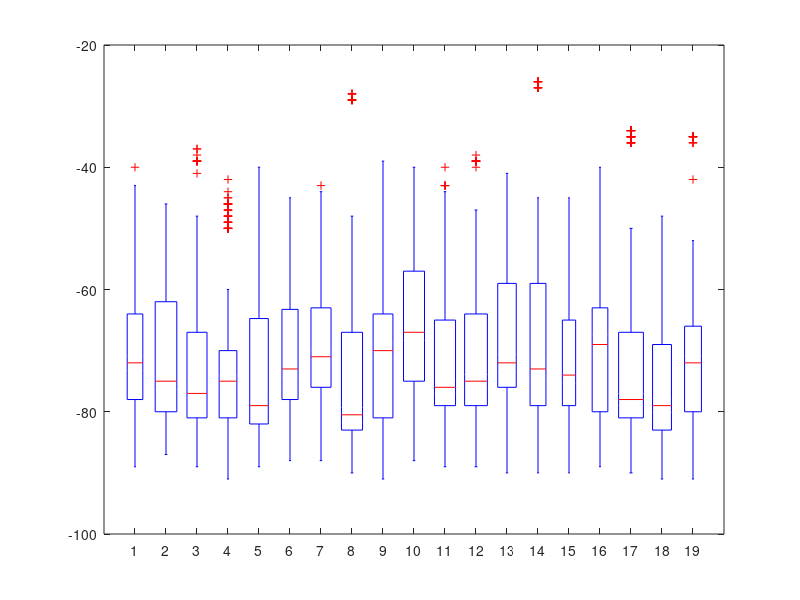

This figure's MATLAB source: (Note: this script raises an error after producing the figure.)
exp = "RSSI online TWIST small 02";
x = [17.59,16.12,17.56,14.48,11.57,20.71,9.81,11.57,5.16,3.51,8.48,5.39,2.02,30.28,23.9,26.53,22.08,26.68,2.17];
y = [10.95,9.02,5.06,10.95,5.06,1.65,9.02,1.89,10.94,9.02,1.93,5.06,10.98,1.67,1.67,5.39,9.02,9.03,4.98];
z = [70.76,70.42,72.22,73.29,72.03,71.85,68.77,73.73,70.74,65.88,72.16,71.37,69.46,69.42,70.93,68.6,73.08,75.09,70.66];
variance = [97,2,124,2,133,2,112,2,202,2,95,2,105,2,190,2,149,2,131,2,124,2,126,2,146,2,185,2,131,2,163,2,184,2,136,2,141,2];
rssi1 = [-60,-56,-65,-61,-61,-61,-62,-62,-62,-62,-65,-65,-60,-60,-64,-61,-62,-63,-63,-63,-62,-63,-65,-65,-61,-57,-64,-61,-62,-63,-63,-63,-63,-63,-64,-65,-74,-74,-74,-89,-87,-89,-89,-89,-89,-89,-89,-88,-71,-74,-69,-72,-71,-70,-72,-70,-70,-70,-71,-70,-63,-63,-66,-61,-55,-60,-56,-56,-60,-56,-56,-56,-80,-80,-80,-80,-80,-80,-80,-80,-80,-80,-80,-80,-80,-80,-80,-80,-80,-80,-80,-80,-80,-80,-73,-71,-75,-69,-71,-72,-72,-71,-72,-70,-72,-72,-54,-48,-59,-55,-54,-51,-55,-54,-54,-54,-54,-54,-62,-63,-64,-68,-62,-63,-63,-63,-63,-63,-62,-63,-44,-40,-52,-44,-44,-43,-44,-44,-43,-43,-44,-44,-81,-76,-74,-71,-72,-72,-72,-72,-71,-72,-72,-72,-82,-76,-76,-72,-72,-72,-72,-72,-72,-72,-72,-72,-82,-76,-74,-72,-72,-72,-72,-72,-71,-72,-72,-72,-88,-88,-88,-88,-88,-88,-88,-88,-88,-88,-79,-77,-77,-75,-75,-78,-79,-78,-81,-78,-78,-78,-77,-73,-74,-75,-75,-76,-75,-76,-75,-76,-75,-76,-72,-70,-77,-64,-71,-71,-71,-71,-71,-70,-71,-71,-70,-66,-66,-66,-73,-70,-70,-70,-70,-70,-73,-73,-70,-65,-66,-65,-73,-70,-70,-71,-71,-70,-74,-74,-70,-66,-66,-66,-74,-70,-70,-71,-70,-70,-74,-73,-62,-60,-58,-57,-65,-66,-63,-65,-66,-65,-65,-65,-78,-83,-81,-79,-79,-79,-79,-79,-79,-80,-79,-79,-76,-77,-77,-78,-78,-80,-80,-80,-81,-79,-80,-80,-76,-77,-77,-78,-78,-81,-80,-80,-81,-79,-79,-79,-77,-77,-78,-78,-78,-80,-80,-80,-81,-79,-80,-79];
rssi2 = [-80,-80,-80,-80,-80,-80,-80,-80,-80,-80,-75,-77,-77,-76,-77,-77,-77,-75,-78,-77,-75,-75,-75,-76,-77,-77,-77,-77,-77,-76,-77,-77,-77,-77,-75,-77,-77,-77,-78,-78,-78,-76,-77,-77,-75,-75,-52,-52,-51,-51,-51,-51,-51,-52,-51,-51,-52,-51,-51,-52,-50,-51,-50,-49,-49,-52,-52,-52,-51,-51,-52,-52,-51,-51,-50,-51,-52,-51,-51,-51,-52,-51,-81,-82,-81,-81,-81,-81,-81,-81,-82,-82,-82,-82,-62,-61,-62,-62,-62,-62,-62,-62,-62,-62,-62,-82,-81,-81,-81,-80,-81,-81,-81,-82,-81,-81,-81,-80,-80,-80,-80,-80,-80,-81,-80,-80,-81,-81,-54,-54,-62,-48,-54,-53,-53,-48,-52,-53,-56,-66,-84,-85,-85,-84,-85,-86,-86,-85,-84,-85,-85,-84,-76,-77,-77,-76,-75,-75,-75,-75,-75,-75,-74,-74,-74,-74,-76,-76,-76,-75,-75,-75,-75,-76,-75,-75,-76,-76,-75,-75,-75,-74,-75,-75,-75,-75,-78,-80,-80,-81,-80,-81,-81,-81,-82,-81,-81,-81,-53,-55,-53,-51,-53,-53,-52,-54,-54,-54,-53,-49,-73,-73,-72,-73,-73,-73,-73,-73,-73,-73,-74,-74,-47,-62,-48,-50,-48,-47,-46,-48,-48,-48,-48,-47,-81,-81,-81,-81,-81,-81,-81,-81,-81,-81,-81,-87,-87,-87,-87,-87,-87,-87,-87,-87,-87,-60,-62,-61,-60,-60,-60,-60,-60,-61,-61,-61,-62,-60,-62,-61,-60,-60,-60,-60,-60,-62,-61,-61,-62,-60,-62,-61,-60,-60,-60,-60,-60,-61,-62,-61,-61,-69,-70,-69,-71,-69,-74,-70,-70,-67,-69,-69,-70,-83,-82,-83,-82,-83,-83,-82,-83,-83,-83,-83,-83,-81,-81,-81,-81,-81,-81,-81,-81,-81,-81,-80,-81,-81,-81,-81,-81,-81,-81,-81,-81,-81,-81,-81,-81,-80,-80,-81,-81,-80,-82,-80,-81,-76,-76,-76,-76,-76,-76,-76,-76,-76,-78,-77,-77,-76,-76,-77,-76,-76,-77,-76,-76,-77,-77,-77,-77,-76,-76,-76,-77,-76,-76,-76,-77,-76,-78,-77,-78,-62,-62,-62,-63,-62,-63,-61,-62,-62,-62,-62,-62,-72,-72,-70,-71,-70,-70,-69,-70,-73,-71,-71,-71,-66,-64,-63,-63,-63,-63,-63,-64,-68,-64,-64,-64,-61,-63,-64,-63,-63,-64,-64,-64,-63,-64,-61,-61,-61,-63,-63,-64,-63,-64,-64,-64,-64,-64,-61,-61];
rssi3 = [-83,-86,-86,-86,-87,-86,-86,-86,-86,-86,-86,-86,-76,-77,-77,-77,-77,-80,-78,-78,-78,-79,-68,-68,-68,-68,-69,-68,-67,-68,-68,-69,-70,-69,-68,-68,-68,-69,-69,-67,-67,-67,-67,-67,-67,-67,-68,-68,-68,-68,-68,-68,-69,-68,-69,-70,-69,-68,-69,-67,-68,-68,-69,-68,-68,-68,-69,-68,-71,-48,-48,-50,-49,-50,-50,-50,-49,-50,-49,-54,-54,-39,-37,-38,-39,-37,-39,-39,-39,-74,-39,-39,-41,-80,-81,-83,-82,-82,-82,-82,-82,-82,-81,-83,-78,-76,-76,-76,-76,-76,-76,-77,-76,-77,-77,-77,-79,-82,-82,-77,-77,-77,-77,-77,-74,-74,-74,-81,-82,-82,-77,-77,-76,-76,-77,-78,-75,-76,-77,-79,-80,-79,-79,-77,-82,-79,-78,-62,-60,-63,-61,-64,-63,-64,-63,-64,-62,-62,-64,-83,-83,-83,-82,-83,-83,-84,-83,-83,-83,-82,-81,-61,-60,-61,-61,-60,-60,-62,-61,-62,-60,-63,-64,-76,-76,-80,-80,-80,-79,-79,-79,-78,-79,-82,-81,-83,-83,-81,-81,-84,-84,-84,-81,-83,-83,-86,-86,-84,-84,-86,-86,-86,-82,-82,-82,-82,-53,-53,-53,-53,-52,-53,-52,-55,-54,-53,-50,-72,-72,-73,-70,-70,-70,-70,-71,-71,-69,-69,-72,-72,-52,-53,-56,-53,-52,-53,-52,-53,-53,-62,-50,-52,-53,-53,-53,-51,-53,-53,-56,-53,-53,-50,-73,-73,-70,-69,-70,-70,-70,-70,-69,-69,-72,-78,-63,-67,-66,-64,-64,-66,-65,-67,-65,-67,-67,-67,-81,-81,-81,-81,-81,-81,-81,-81,-88,-87,-84,-88,-88,-88,-88,-88,-87,-88,-88,-89,-87,-87,-87,-87,-87,-85,-85,-84,-78,-77,-77,-81,-80,-80,-80,-78,-78,-78,-79,-81,-78,-78,-78,-80,-80,-80,-81,-78,-78,-79,-79,-80,-77,-78,-78,-81,-81,-80,-80,-78,-78,-78,-79,-80,-75,-73,-76,-76,-74,-74,-74,-74,-74,-77,-77,-76,-62,-63,-62,-62,-62,-62,-63,-62,-63,-62,-63,-61,-80,-81,-81,-81,-79,-78,-79,-78,-80,-82,-80,-81,-82,-81,-82,-81,-78,-78,-79,-79,-83,-82,-79,-82,-81,-81,-82,-82,-79,-78,-78,-79,-82,-82,-78,-81];
rssi4 = [-82,-82,-82,-82,-82,-82,-82,-82,-82,-82,-82,-82,-82,-82,-82,-82,-82,-82,-82,-82,-82,-82,-82,-82,-83,-83,-83,-83,-83,-83,-83,-83,-83,-83,-83,-83,-67,-66,-67,-67,-67,-67,-67,-67,-67,-67,-70,-70,-67,-67,-67,-67,-67,-67,-67,-67,-67,-67,-67,-67,-67,-67,-82,-82,-82,-82,-82,-82,-82,-82,-82,-82,-82,-82,-78,-79,-77,-77,-78,-78,-77,-77,-77,-77,-81,-81,-46,-48,-48,-48,-47,-48,-48,-49,-45,-46,-49,-49,-80,-80,-80,-80,-80,-80,-80,-78,-78,-78,-78,-78,-78,-78,-78,-80,-80,-80,-80,-79,-79,-79,-79,-79,-79,-79,-79,-79,-79,-79,-79,-85,-85,-85,-85,-85,-85,-85,-85,-85,-85,-85,-85,-80,-80,-81,-81,-81,-81,-81,-80,-81,-80,-80,-80,-80,-81,-81,-81,-81,-81,-81,-81,-81,-81,-81,-81,-81,-81,-81,-80,-80,-81,-81,-66,-66,-66,-66,-66,-66,-66,-67,-66,-66,-66,-66,-46,-46,-44,-42,-46,-46,-45,-47,-46,-47,-46,-47,-69,-70,-70,-70,-71,-70,-70,-68,-71,-71,-71,-71,-49,-50,-49,-49,-50,-50,-50,-50,-50,-50,-50,-50,-91,-91,-91,-91,-91,-91,-91,-91,-91,-91,-91,-71,-71,-70,-71,-73,-72,-73,-72,-72,-72,-72,-73,-73,-73,-74,-74,-73,-74,-74,-73,-74,-74,-74,-73,-72,-73,-72,-73,-73,-73,-73,-73,-73,-73,-74,-73,-71,-73,-73,-72,-72,-72,-72,-72,-73,-72,-73,-72,-72,-72,-73,-72,-71,-72,-72,-72,-72,-72,-73,-73,-72,-72,-72,-72,-72,-72,-72,-72,-72,-72,-73,-73,-60,-60,-61,-61,-61,-61,-61,-61,-61,-60,-61,-60,-81,-80,-81,-80,-81,-81,-81,-81,-81,-81,-81,-82,-76,-76,-74,-75,-75,-76,-76,-78,-77,-76,-76,-76,-76,-76,-76,-75,-75,-75,-75,-78,-78,-75,-75,-75,-77,-77,-75,-75,-75,-75,-75,-77,-77,-75,-75,-77];
rssi5 = [-80,-80,-81,-81,-80,-80,-81,-81,-81,-81,-81,-82,-84,-84,-84,-84,-84,-84,-84,-84,-84,-86,-86,-86,-84,-84,-84,-84,-84,-79,-81,-81,-81,-81,-81,-81,-81,-81,-81,-81,-81,-81,-81,-81,-81,-81,-78,-82,-79,-79,-81,-81,-82,-81,-81,-81,-79,-79,-79,-75,-76,-75,-75,-75,-76,-75,-75,-75,-75,-75,-75,-48,-47,-48,-47,-47,-74,-46,-47,-48,-48,-48,-48,-78,-78,-78,-79,-80,-80,-80,-80,-80,-80,-80,-80,-40,-40,-40,-40,-40,-40,-40,-40,-41,-40,-41,-40,-81,-81,-81,-81,-81,-81,-81,-81,-81,-81,-81,-81,-75,-75,-74,-76,-76,-73,-74,-76,-76,-75,-76,-77,-72,-72,-70,-70,-72,-72,-72,-72,-72,-72,-71,-71,-72,-72,-72,-72,-72,-73,-71,-71,-71,-71,-72,-71,-71,-72,-71,-71,-73,-70,-71,-70,-70,-81,-81,-81,-81,-81,-81,-81,-81,-81,-81,-81,-81,-58,-58,-58,-58,-59,-58,-59,-59,-59,-61,-59,-58,-88,-87,-88,-87,-87,-89,-88,-87,-88,-89,-87,-88,-74,-74,-74,-73,-74,-74,-74,-74,-73,-73,-74,-73,-83,-83,-87,-87,-86,-86,-84,-86,-85,-87,-84,-44,-44,-45,-44,-45,-44,-44,-45,-45,-45,-45,-45,-80,-80,-80,-80,-80,-80,-82,-82,-82,-79,-79,-79,-79,-82,-82,-80,-80,-80,-80,-82,-81,-44,-45,-44,-44,-44,-45,-44,-45,-45,-45,-45,-45,-44,-45,-45,-44,-44,-44,-47,-45,-45,-45,-45,-45,-79,-79,-79,-79,-79,-79,-79,-81,-81,-83,-82,-55,-54,-56,-55,-56,-56,-56,-59,-52,-56,-56,-56,-86,-86,-87,-87,-87,-87,-87,-87,-87,-86,-87,-87,-83,-83,-85,-85,-85,-86,-86,-86,-66,-69,-67,-67,-67,-67,-67,-67,-67,-67,-67,-67,-61,-60,-61,-61,-61,-61,-61,-61,-61,-61,-61,-61,-83,-84,-82,-81,-83,-82,-84,-84,-83,-83,-82,-82,-82,-82,-81,-81,-81,-81,-81,-82,-82,-85,-84,-84,-84,-84,-84,-84,-84,-84,-84,-84,-84];
rssi6 = [-81,-81,-81,-81,-81,-81,-81,-81,-81,-81,-81,-80,-80,-80,-80,-80,-80,-80,-80,-80,-80,-80,-81,-81,-81,-81,-81,-79,-79,-79,-75,-75,-75,-75,-75,-78,-78,-78,-78,-78,-78,-78,-78,-74,-77,-77,-78,-78,-78,-78,-78,-78,-75,-75,-75,-75,-63,-63,-64,-63,-64,-62,-64,-64,-63,-63,-64,-64,-51,-76,-51,-52,-51,-51,-50,-77,-50,-51,-76,-76,-45,-45,-76,-46,-46,-46,-46,-46,-46,-46,-47,-46,-82,-82,-83,-82,-84,-83,-83,-83,-83,-84,-83,-82,-73,-72,-73,-72,-77,-77,-77,-77,-77,-77,-77,-77,-72,-73,-77,-78,-78,-78,-78,-78,-78,-78,-72,-73,-73,-73,-73,-77,-77,-77,-77,-77,-77,-77,-73,-73,-73,-73,-73,-74,-74,-74,-73,-73,-73,-77,-77,-76,-76,-77,-76,-76,-76,-76,-77,-77,-78,-73,-73,-73,-73,-73,-73,-73,-73,-74,-74,-62,-63,-63,-63,-63,-63,-63,-63,-60,-63,-63,-64,-73,-73,-73,-73,-73,-73,-73,-73,-80,-83,-84,-83,-84,-82,-83,-83,-83,-86,-83,-85,-60,-60,-60,-60,-60,-62,-62,-62,-60,-60,-60,-60,-68,-68,-69,-69,-69,-70,-70,-70,-70,-70,-68,-68,-69,-69,-69,-70,-70,-70,-69,-69,-69,-70,-60,-60,-62,-62,-60,-62,-62,-62,-60,-60,-60,-60,-60,-60,-62,-62,-62,-63,-63,-63,-60,-60,-60,-60,-69,-69,-69,-70,-70,-70,-70,-70,-63,-63,-63,-63,-63,-63,-62,-64,-63,-63,-63,-63,-88,-88,-88,-88,-88,-88,-87,-87,-87,-87,-87,-88,-88,-88,-88,-88,-86,-88,-88,-88,-73,-77,-76,-76,-74,-74,-74,-74,-74,-74,-81,-81,-81,-81,-81,-81,-81,-65,-66,-66,-66,-66,-66,-66,-66,-66,-66,-66,-66];
rssi7 = [-71,-71,-71,-71,-71,-71,-71,-72,-71,-71,-72,-71,-71,-71,-71,-71,-71,-71,-71,-71,-72,-71,-71,-71,-71,-71,-71,-71,-71,-71,-71,-71,-71,-72,-72,-71,-64,-64,-64,-64,-67,-67,-67,-66,-66,-66,-66,-65,-64,-64,-67,-67,-66,-67,-67,-80,-80,-80,-80,-80,-80,-80,-80,-80,-79,-79,-79,-66,-66,-66,-66,-64,-65,-66,-67,-66,-67,-67,-67,-80,-80,-80,-79,-80,-80,-80,-80,-79,-80,-79,-71,-57,-73,-73,-73,-72,-73,-73,-72,-73,-73,-72,-66,-67,-67,-67,-66,-67,-64,-64,-67,-67,-64,-64,-67,-67,-67,-67,-52,-52,-53,-53,-52,-53,-52,-53,-53,-53,-53,-53,-75,-76,-76,-77,-76,-76,-76,-74,-77,-76,-76,-76,-76,-75,-77,-77,-76,-76,-76,-76,-76,-76,-76,-76,-76,-77,-76,-77,-77,-77,-77,-79,-79,-83,-83,-83,-83,-83,-83,-86,-86,-86,-86,-86,-75,-75,-75,-76,-75,-76,-76,-75,-75,-76,-76,-76,-77,-77,-75,-75,-75,-75,-75,-76,-76,-76,-76,-78,-75,-75,-75,-74,-75,-75,-76,-76,-80,-80,-82,-81,-81,-81,-77,-76,-76,-77,-75,-75,-74,-75,-75,-75,-75,-77,-62,-62,-63,-63,-63,-63,-63,-63,-63,-63,-63,-62,-44,-44,-45,-44,-44,-45,-45,-44,-44,-44,-44,-43,-88,-87,-87,-87,-87,-88,-88,-88,-88,-87,-87,-87,-58,-59,-62,-58,-59,-59,-59,-59,-59,-59,-62,-62,-64,-64,-67,-67,-67,-67,-64,-64,-63,-64,-64,-64,-64,-63,-64,-64,-63,-63,-64,-63,-63,-63,-64,-64,-64,-64,-64,-64,-63,-64,-64,-63,-63,-63,-64,-64,-64,-56,-57,-53,-57,-58,-60,-56,-55,-57,-58,-72,-58,-75,-76,-76,-76,-76,-77,-76,-76,-76,-76,-77,-76,-81,-81,-81,-81,-81,-81,-88,-87,-87,-87,-87,-87,-87,-87,-87,-87,-87,-88,-54,-55,-54,-56,-55,-52,-55,-51,-59,-56,-55,-55,-63,-63,-62,-63,-63,-63,-63,-63,-63,-63,-63,-63,-57,-57,-57,-57,-57,-57,-57,-57,-57,-57,-57,-57,-57,-57,-57,-57,-57,-57,-56,-64,-57,-56,-57,-57,-57,-56,-57,-60,-57,-56,-57,-57,-57,-56,-57,-57];
rssi8 = [-83,-83,-84,-84,-84,-83,-83,-84,-84,-84,-85,-84,-86,-86,-86,-86,-86,-86,-86,-86,-86,-86,-84,-84,-84,-84,-84,-84,-84,-84,-84,-84,-84,-84,-84,-84,-84,-84,-84,-81,-80,-82,-82,-81,-81,-80,-81,-81,-81,-81,-80,-80,-80,-83,-82,-81,-81,-81,-81,-81,-81,-81,-81,-80,-81,-82,-82,-80,-80,-81,-81,-81,-81,-81,-81,-76,-78,-78,-78,-79,-78,-78,-78,-78,-78,-78,-79,-59,-59,-60,-62,-60,-57,-61,-61,-60,-59,-70,-58,-83,-83,-83,-83,-83,-83,-83,-83,-83,-84,-80,-80,-80,-80,-80,-80,-80,-80,-80,-80,-80,-28,-69,-29,-29,-28,-29,-28,-28,-29,-29,-29,-29,-83,-83,-83,-83,-83,-83,-83,-83,-83,-83,-83,-83,-81,-81,-81,-81,-81,-81,-81,-81,-81,-81,-81,-81,-90,-90,-90,-90,-76,-77,-76,-77,-77,-76,-76,-77,-77,-77,-77,-77,-69,-69,-69,-69,-68,-69,-68,-64,-65,-65,-65,-65,-71,-71,-69,-69,-69,-69,-68,-65,-65,-65,-65,-65,-69,-68,-69,-69,-68,-69,-69,-64,-65,-64,-64,-66,-81,-81,-81,-81,-81,-81,-62,-60,-67,-62,-63,-61,-63,-62,-61,-67,-62,-62,-88,-88,-88,-88,-88,-88,-88,-88,-88,-88,-69,-69,-69,-69,-69,-72,-69,-69,-72,-69,-72,-69,-84,-84,-84,-84,-84,-82,-85,-85,-87,-84,-86,-86,-86,-86,-86,-84,-48,-48,-49,-48,-50,-51,-51,-50,-50,-50,-51,-50,-82,-82,-82,-82,-82,-82,-82,-82,-81,-81,-81,-81,-81,-81,-81,-81,-81,-81,-48,-48,-48,-48,-51,-51,-51,-51,-51,-50,-50,-50,-48,-49,-48,-48,-50,-51,-50,-53,-51,-51,-50,-50,-82,-82,-82,-82,-82,-82,-82,-82,-82,-82,-52,-52,-53,-52,-52,-53,-53,-53,-52,-53,-53,-54,-87,-87,-87,-87,-87,-88,-88,-88,-87,-87,-88,-88,-86,-86,-87,-87,-88,-88,-86,-86,-87,-87,-87,-87,-73,-72,-73,-72,-73,-72,-73,-73,-73,-73,-73,-73,-81,-81,-81,-81,-81,-81,-81,-81,-54,-54,-55,-54,-55,-55,-55,-55,-55,-55,-55,-55,-79,-80,-83,-83,-83,-82,-83,-83,-80,-81,-80,-80,-80,-80,-82,-83,-83,-83,-83,-82,-80,-80,-80,-80,-80,-80,-81,-83,-82,-83,-83,-83,-80,-80,-80,-80];
rssi9 = [-69,-71,-71,-68,-68,-71,-71,-71,-68,-69,-66,-68,-69,-71,-71,-68,-68,-70,-71,-68,-69,-69,-66,-68,-69,-71,-71,-68,-68,-71,-70,-69,-69,-69,-65,-83,-83,-83,-83,-83,-83,-83,-83,-82,-82,-83,-83,-83,-83,-82,-82,-82,-83,-83,-83,-82,-84,-83,-82,-82,-83,-83,-83,-83,-83,-83,-83,-83,-84,-84,-84,-86,-86,-70,-70,-70,-70,-70,-70,-70,-70,-69,-69,-69,-69,-70,-70,-69,-69,-68,-68,-68,-68,-67,-68,-67,-70,-67,-67,-68,-68,-67,-67,-67,-67,-70,-70,-69,-73,-70,-70,-70,-71,-71,-70,-70,-70,-70,-69,-69,-70,-70,-70,-70,-70,-70,-70,-70,-70,-83,-83,-83,-83,-85,-85,-85,-85,-85,-85,-85,-77,-77,-78,-77,-78,-77,-77,-77,-77,-77,-77,-77,-66,-66,-66,-66,-66,-66,-67,-66,-66,-66,-66,-66,-65,-65,-66,-66,-66,-66,-66,-66,-66,-66,-66,-66,-66,-66,-66,-65,-65,-66,-67,-66,-66,-66,-62,-63,-63,-63,-63,-63,-63,-63,-63,-63,-63,-63,-50,-50,-50,-50,-51,-51,-51,-50,-51,-51,-51,-51,-59,-58,-63,-59,-60,-59,-60,-60,-58,-60,-60,-60,-69,-69,-69,-69,-69,-69,-69,-69,-79,-79,-79,-81,-81,-81,-81,-81,-82,-79,-80,-80,-81,-81,-81,-81,-81,-81,-81,-81,-79,-79,-79,-81,-80,-81,-81,-82,-81,-79,-80,-80,-88,-88,-89,-89,-89,-89,-89,-91,-91,-91,-64,-61,-63,-60,-64,-64,-64,-65,-64,-64,-65,-63,-48,-48,-49,-49,-48,-49,-49,-49,-49,-49,-49,-49,-80,-79,-79,-79,-79,-78,-77,-78,-78,-78,-78,-79,-91,-91,-91,-91,-91,-89,-88,-85,-86,-86,-87,-86,-87,-85,-87,-88,-86,-85,-83,-80,-80,-80,-79,-79,-78,-78,-77,-77,-77,-79,-78,-40,-39,-39,-39,-40,-39,-39,-40,-40,-40,-40,-40,-85,-86,-86,-86,-85,-86,-86,-87,-86,-85,-86,-87,-56,-56,-58,-58,-55,-56,-56,-56,-58,-58,-59,-55,-90,-90,-90,-90,-90,-90,-90,-55,-56,-58,-58,-56,-56,-56,-56,-58,-58,-58,-54,-60,-56,-57,-58,-56,-56,-56,-57,-58,-58,-58,-55];
rssi10 = [-62,-62,-62,-62,-62,-62,-62,-62,-62,-62,-63,-63,-62,-62,-61,-62,-62,-62,-62,-62,-62,-62,-62,-62,-62,-62,-61,-62,-62,-62,-62,-63,-62,-62,-62,-62,-62,-62,-62,-62,-63,-63,-63,-65,-65,-65,-63,-63,-67,-62,-65,-65,-62,-65,-65,-65,-62,-62,-63,-63,-79,-79,-79,-77,-77,-77,-77,-77,-79,-77,-77,-78,-62,-62,-65,-62,-62,-66,-66,-65,-63,-63,-63,-63,-78,-78,-77,-78,-78,-77,-78,-78,-78,-78,-78,-78,-86,-86,-86,-86,-86,-85,-86,-86,-86,-87,-86,-87,-73,-74,-74,-74,-73,-73,-74,-74,-74,-74,-77,-73,-55,-55,-55,-55,-56,-57,-56,-56,-55,-55,-55,-56,-55,-56,-55,-55,-56,-57,-56,-56,-56,-56,-55,-56,-57,-57,-57,-57,-42,-58,-55,-58,-61,-57,-57,-57,-74,-74,-76,-75,-76,-76,-74,-76,-76,-75,-77,-74,-74,-76,-76,-76,-74,-74,-74,-77,-76,-79,-74,-74,-76,-76,-75,-76,-74,-76,-76,-76,-76,-78,-78,-77,-77,-78,-78,-78,-78,-78,-78,-78,-77,-77,-76,-76,-77,-77,-77,-76,-77,-77,-77,-77,-67,-67,-67,-67,-67,-67,-66,-67,-68,-68,-68,-68,-76,-68,-67,-68,-67,-67,-67,-67,-68,-68,-68,-68,-66,-68,-67,-67,-67,-67,-67,-68,-67,-68,-68,-67,-72,-73,-72,-74,-72,-72,-72,-72,-72,-73,-73,-73,-52,-56,-52,-52,-54,-53,-53,-52,-53,-53,-49,-55,-87,-87,-87,-87,-87,-87,-87,-87,-87,-87,-87,-87,-71,-71,-72,-73,-72,-73,-73,-72,-72,-70,-73,-73,-55,-55,-55,-55,-56,-56,-56,-56,-56,-55,-56,-56,-63,-71,-69,-69,-69,-71,-71,-71,-71,-71,-71,-71,-71,-68,-68,-69,-70,-70,-70,-70,-70,-71,-71,-72,-64,-71,-70,-69,-69,-71,-71,-71,-71,-72,-71,-71,-48,-49,-48,-49,-49,-49,-49,-49,-48,-46,-73,-49,-67,-67,-66,-67,-66,-67,-67,-67,-68,-67,-67,-67,-88,-88,-40,-42,-42,-42,-42,-42,-42,-40,-43,-43,-42,-41,-77,-78,-78,-78,-78,-78,-78,-78,-78,-78,-78,-78,-45,-46,-48,-48,-49,-49,-49,-46,-46,-48,-45,-48,-45,-45,-49,-49,-48,-48,-49,-45,-46,-48,-45,-48,-45,-46,-48,-48,-48,-49,-48,-45,-45,-49,-45,-48];
rssi11 = [-78,-78,-78,-78,-78,-78,-77,-77,-77,-77,-77,-77,-78,-78,-78,-78,-78,-78,-89,-89,-89,-89,-89,-89,-78,-78,-78,-78,-86,-86,-86,-86,-86,-86,-86,-86,-87,-87,-86,-86,-65,-66,-66,-66,-67,-66,-66,-67,-66,-66,-67,-69,-84,-84,-83,-83,-83,-83,-83,-85,-85,-84,-84,-85,-80,-80,-80,-80,-84,-84,-84,-83,-83,-83,-83,-83,-75,-76,-76,-76,-76,-76,-76,-76,-76,-77,-76,-76,-46,-47,-46,-45,-46,-47,-46,-46,-47,-45,-47,-47,-75,-74,-75,-75,-75,-76,-75,-75,-76,-76,-75,-75,-74,-75,-75,-75,-75,-75,-75,-75,-75,-76,-76,-76,-74,-74,-75,-75,-76,-76,-75,-75,-75,-76,-76,-75,-85,-85,-85,-85,-85,-85,-60,-60,-61,-61,-61,-61,-61,-61,-60,-60,-61,-61,-77,-77,-78,-78,-78,-78,-78,-78,-78,-78,-78,-78,-78,-78,-78,-73,-69,-69,-69,-69,-69,-69,-69,-68,-69,-69,-69,-77,-77,-78,-78,-78,-78,-78,-78,-79,-78,-78,-78,-84,-84,-84,-84,-84,-84,-57,-59,-59,-60,-59,-59,-60,-59,-60,-60,-59,-57,-81,-81,-81,-81,-81,-81,-68,-75,-75,-78,-76,-75,-75,-75,-75,-75,-76,-75,-79,-79,-80,-80,-79,-80,-80,-79,-79,-80,-79,-79,-86,-86,-88,-87,-87,-87,-86,-89,-89,-89,-89,-89,-59,-60,-60,-60,-60,-60,-60,-60,-61,-60,-60,-60,-60,-60,-60,-60,-60,-61,-60,-60,-60,-65,-65,-60,-60,-60,-60,-60,-60,-60,-60,-60,-61,-60,-61,-61,-79,-79,-79,-79,-79,-45,-40,-43,-43,-45,-44,-44,-43,-43,-44,-44,-44,-85,-85,-85,-85,-85,-85,-69,-69,-70,-70,-69,-69,-69,-69,-69,-70,-69,-70,-50,-50,-50,-51,-50,-50,-51,-50,-50,-54,-50,-50,-80,-80,-80,-83,-83,-83,-83,-84,-84,-84,-84,-84,-82,-82,-76,-73,-76,-76,-76,-76,-75,-75,-75,-76,-75,-75,-75,-75,-75,-76,-76,-76,-75,-76,-76,-76,-60,-60,-60,-61,-61,-61,-60,-60,-61,-60,-60,-60,-66,-77,-77,-77,-77,-77,-77,-77,-77,-77,-77,-78,-68,-70,-69,-69,-69,-69,-69,-69,-69,-69,-70,-69,-66,-77,-77,-77,-77,-77,-77,-77,-77,-77,-77,-77,-76,-77,-77,-77,-78,-77,-77,-77,-77,-77,-77,-77];
rssi12 = [-75,-75,-75,-75,-74,-75,-75,-75,-78,-78,-78,-78,-74,-75,-75,-75,-75,-75,-75,-75,-78,-79,-78,-77,-75,-75,-75,-75,-75,-75,-75,-75,-78,-78,-78,-78,-88,-88,-88,-88,-88,-88,-88,-88,-88,-88,-88,-89,-78,-77,-80,-78,-78,-78,-78,-78,-78,-78,-84,-85,-84,-85,-86,-85,-85,-85,-85,-86,-85,-85,-62,-61,-64,-64,-62,-62,-62,-62,-63,-63,-62,-62,-78,-78,-78,-78,-80,-80,-78,-78,-79,-80,-80,-80,-78,-78,-79,-79,-80,-80,-78,-78,-79,-79,-79,-80,-81,-80,-80,-80,-80,-80,-80,-80,-80,-83,-83,-47,-48,-47,-47,-48,-47,-47,-47,-47,-48,-48,-48,-78,-78,-76,-77,-77,-81,-77,-77,-77,-77,-77,-77,-76,-76,-76,-76,-76,-76,-76,-76,-76,-77,-77,-81,-77,-77,-77,-77,-77,-77,-84,-84,-84,-84,-84,-84,-84,-84,-85,-63,-63,-64,-63,-63,-64,-63,-64,-64,-64,-64,-61,-76,-77,-76,-76,-76,-77,-77,-77,-76,-76,-76,-76,-76,-76,-76,-76,-76,-76,-76,-72,-74,-74,-74,-73,-74,-73,-73,-73,-76,-76,-77,-76,-76,-77,-76,-76,-76,-76,-76,-77,-84,-84,-83,-85,-83,-84,-84,-84,-84,-84,-83,-84,-58,-59,-59,-59,-58,-57,-57,-58,-59,-59,-59,-58,-81,-82,-82,-83,-82,-82,-82,-83,-82,-81,-82,-81,-69,-69,-69,-72,-69,-72,-73,-69,-69,-70,-69,-68,-78,-78,-78,-78,-78,-78,-78,-78,-78,-78,-78,-66,-66,-66,-66,-66,-66,-66,-66,-66,-66,-67,-66,-88,-88,-88,-88,-88,-84,-84,-84,-84,-84,-84,-56,-57,-57,-57,-58,-58,-58,-58,-58,-58,-57,-57,-57,-57,-57,-57,-58,-58,-58,-58,-58,-58,-58,-57,-56,-57,-57,-57,-58,-58,-58,-58,-58,-58,-57,-58,-78,-79,-79,-77,-77,-78,-78,-78,-79,-79,-39,-39,-39,-39,-39,-39,-39,-39,-40,-38,-39,-39,-83,-83,-83,-83,-83,-83,-83,-85,-73,-73,-72,-72,-72,-72,-74,-74,-75,-72,-72,-74,-53,-54,-54,-54,-53,-54,-54,-54,-54,-52,-52,-56,-78,-79,-79,-78,-80,-79,-79,-79,-79,-80,-80,-80,-82,-82,-82,-82,-58,-58,-58,-58,-59,-58,-58,-61,-59,-59,-59,-59,-64,-66,-65,-66,-66,-68,-66,-68,-66,-66,-67,-66,-74,-72,-72,-75,-74,-74,-74,-73,-73,-73,-64,-66,-67,-65,-65,-66,-66,-66,-66,-66,-66,-66,-64,-66,-66,-66,-66,-66,-66,-66,-66,-66,-66,-66];
rssi13 = [-75,-75,-74,-74,-75,-75,-74,-76,-75,-74,-74,-75,-75,-74,-74,-74,-74,-74,-76,-76,-74,-74,-74,-75,-75,-74,-74,-75,-74,-75,-76,-76,-74,-75,-74,-87,-87,-86,-86,-87,-87,-87,-87,-84,-84,-88,-88,-70,-71,-71,-71,-71,-72,-69,-69,-72,-70,-70,-71,-72,-72,-72,-71,-71,-71,-68,-68,-71,-71,-72,-71,-70,-72,-72,-70,-70,-70,-72,-70,-70,-70,-70,-87,-72,-72,-72,-72,-72,-72,-71,-72,-72,-72,-72,-72,-72,-72,-72,-72,-72,-72,-72,-72,-72,-72,-72,-71,-72,-72,-72,-72,-73,-72,-72,-72,-72,-72,-72,-73,-74,-73,-73,-73,-73,-74,-73,-74,-74,-74,-74,-56,-56,-56,-55,-56,-56,-57,-57,-58,-57,-57,-56,-56,-57,-56,-56,-56,-56,-57,-57,-57,-57,-57,-57,-76,-76,-76,-76,-77,-77,-77,-77,-77,-76,-77,-77,-54,-70,-54,-52,-53,-57,-50,-57,-54,-53,-54,-54,-70,-71,-72,-70,-70,-71,-71,-70,-71,-71,-71,-71,-73,-72,-72,-72,-72,-73,-73,-73,-73,-73,-83,-83,-83,-82,-82,-83,-83,-83,-82,-83,-83,-83,-82,-83,-82,-82,-82,-83,-82,-82,-82,-83,-82,-82,-82,-82,-82,-89,-89,-90,-89,-89,-88,-88,-88,-88,-88,-58,-58,-58,-57,-70,-59,-58,-59,-59,-59,-61,-58,-58,-59,-59,-59,-59,-59,-59,-59,-59,-59,-59,-59,-73,-72,-73,-72,-73,-72,-72,-73,-73,-74,-73,-73,-88,-88,-88,-88,-77,-82,-81,-82,-82,-82,-77,-78,-78,-77,-78,-78,-73,-73,-72,-72,-72,-72,-73,-73,-73,-73,-73,-77,-82,-82,-82,-82,-83,-77,-78,-78,-78,-78,-78,-41,-69,-41,-42,-41,-41,-42,-42,-41,-42,-43,-41,-71,-71,-71,-71,-70,-70,-68,-69,-71,-71,-82,-71,-88,-88,-88,-88,-88,-88,-88,-47,-48,-47,-51,-47,-48,-48,-48,-48,-47,-47,-48,-48,-48,-47,-47,-47,-52,-47,-48,-48,-48,-47,-47,-47,-48,-48,-51,-48,-63,-48,-48,-48,-47,-47,-48];
rssi14 = [-74,-74,-74,-74,-74,-75,-75,-75,-75,-75,-73,-75,-75,-75,-75,-75,-75,-75,-75,-75,-75,-75,-75,-75,-74,-74,-74,-73,-73,-45,-45,-45,-45,-45,-45,-45,-45,-45,-45,-45,-45,-26,-26,-27,-26,-26,-27,-26,-27,-26,-26,-27,-27,-59,-59,-58,-59,-59,-73,-59,-60,-59,-58,-60,-60,-72,-72,-72,-73,-72,-72,-72,-72,-73,-73,-73,-72,-74,-74,-72,-72,-72,-72,-72,-72,-72,-73,-73,-73,-72,-73,-73,-72,-73,-73,-72,-72,-72,-73,-73,-73,-59,-59,-59,-59,-59,-59,-59,-59,-59,-59,-59,-59,-82,-82,-82,-82,-82,-82,-81,-82,-82,-84,-82,-80,-90,-90,-90,-90,-60,-60,-60,-60,-60,-59,-59,-59,-59,-59,-59,-59,-72,-73,-73,-73,-73,-74,-73,-73,-74,-72,-72,-74,-60,-60,-60,-60,-60,-59,-60,-60,-60,-60,-60,-60,-88,-88,-88,-88,-88,-88,-88,-88,-88,-77,-77,-77,-77,-78,-78,-78,-78,-78,-76,-76,-78,-57,-57,-57,-57,-56,-56,-56,-56,-56,-56,-56,-56,-56,-56,-56,-56,-56,-56,-56,-56,-56,-56,-56,-56,-77,-77,-77,-78,-78,-78,-77,-77,-77,-77,-76,-76,-75,-75,-75,-75,-78,-78,-77,-77,-77,-77,-77,-78,-85,-85,-86,-87,-85,-85,-86,-87,-83,-83,-84,-83,-69,-68,-69,-69,-69,-69,-70,-69,-69,-69,-69,-69,-81,-81,-81,-81,-80,-80,-79,-79,-79,-79,-79,-80,-79,-78,-79,-78,-78,-78,-80,-80,-80,-80,-80,-79,-79,-79,-79,-79,-79,-79,-79,-79,-80,-80,-80,-80,-83,-82,-84,-82,-83,-83,-82,-82,-83,-83,-83,-82,-81,-81,-81,-81,-81,-81,-81,-56,-56,-56,-56,-56,-56,-57,-57,-56,-56,-56,-56];
rssi15 = [-85,-86,-86,-86,-86,-86,-86,-86,-86,-86,-84,-84,-78,-78,-78,-78,-74,-74,-74,-74,-74,-74,-75,-75,-75,-75,-75,-75,-75,-73,-73,-73,-74,-74,-75,-75,-77,-77,-77,-77,-77,-73,-73,-73,-52,-52,-52,-52,-52,-52,-52,-52,-53,-52,-52,-52,-46,-45,-46,-45,-45,-77,-76,-45,-83,-46,-45,-46,-50,-51,-50,-52,-53,-53,-53,-54,-87,-54,-52,-85,-78,-78,-79,-79,-77,-78,-77,-78,-77,-79,-79,-78,-79,-78,-79,-78,-79,-79,-77,-77,-77,-77,-78,-79,-78,-78,-79,-79,-79,-76,-78,-78,-78,-82,-82,-82,-82,-82,-82,-83,-83,-83,-84,-84,-82,-67,-67,-67,-67,-67,-81,-81,-76,-76,-76,-76,-77,-75,-86,-76,-76,-75,-66,-66,-67,-67,-67,-67,-67,-67,-67,-67,-67,-67,-87,-87,-87,-87,-87,-66,-66,-65,-65,-65,-65,-59,-59,-56,-56,-56,-56,-56,-57,-57,-58,-58,-56,-56,-58,-58,-57,-57,-57,-57,-57,-57,-57,-57,-66,-66,-65,-65,-65,-65,-65,-66,-66,-66,-66,-66,-66,-66,-65,-65,-65,-65,-90,-86,-86,-85,-85,-87,-87,-87,-87,-67,-68,-68,-67,-69,-68,-68,-67,-68,-69,-69,-68,-81,-80,-83,-83,-83,-79,-81,-80,-80,-80,-80,-81,-84,-84,-84,-84,-84,-84,-84,-84,-85,-85,-72,-73,-72,-74,-76,-76,-76,-76,-76,-76,-76,-74,-58,-58,-57,-57,-59,-59,-59,-59,-59,-58,-58];
rssi16 = [-85,-85,-85,-85,-69,-68,-69,-69,-68,-70,-69,-69,-69,-68,-68,-69,-68,-68,-68,-68,-68,-68,-68,-68,-69,-69,-69,-69,-68,-69,-69,-69,-69,-69,-69,-69,-69,-69,-69,-69,-53,-53,-53,-53,-53,-53,-53,-53,-53,-53,-53,-53,-40,-40,-41,-40,-70,-41,-41,-42,-41,-41,-41,-41,-50,-52,-50,-51,-51,-51,-51,-51,-51,-51,-52,-52,-88,-87,-86,-86,-85,-87,-86,-86,-86,-86,-86,-86,-80,-80,-80,-80,-80,-80,-80,-80,-79,-79,-79,-79,-80,-80,-80,-80,-80,-80,-80,-80,-79,-79,-79,-79,-81,-81,-81,-81,-80,-80,-81,-81,-79,-79,-79,-79,-63,-63,-63,-63,-64,-64,-64,-64,-64,-64,-64,-64,-82,-82,-81,-83,-81,-81,-81,-81,-81,-81,-81,-81,-63,-63,-63,-63,-63,-63,-63,-63,-64,-64,-64,-65,-77,-74,-77,-75,-76,-76,-75,-76,-74,-74,-75,-89,-63,-63,-62,-63,-63,-65,-65,-63,-64,-64,-64,-64,-86,-86,-86,-86,-86,-86,-86,-86,-86,-86,-86,-86,-67,-67,-67,-67,-68,-68,-68,-67,-67,-67,-70,-71,-50,-49,-49,-49,-49,-47,-47,-47,-48,-47,-48,-50,-50,-50,-50,-50,-50,-48,-47,-47,-47,-47,-47,-50,-67,-67,-67,-67,-68,-68,-68,-68,-68,-67,-71,-71,-67,-67,-67,-68,-68,-68,-68,-67,-68,-67,-67,-71,-50,-50,-51,-50,-50,-47,-47,-47,-47,-47,-47,-50,-69,-71,-70,-71,-72,-73,-72,-70,-72,-71,-71,-71,-84,-84,-84,-84,-84,-79,-79,-79,-79,-79,-79,-77,-77,-77,-79,-79,-79,-82,-82,-82,-82,-82,-82,-82,-82,-82,-84,-79,-82,-77,-78,-77,-77,-77,-77,-77,-78,-78,-78,-78,-79];
rssi17 = [-87,-87,-87,-85,-85,-85,-85,-85,-85,-85,-85,-85,-85,-83,-83,-83,-83,-83,-83,-83,-83,-83,-83,-83,-83,-75,-81,-81,-81,-81,-81,-79,-79,-79,-80,-80,-80,-84,-84,-84,-84,-34,-34,-34,-36,-35,-35,-34,-34,-36,-36,-35,-34,-34,-34,-34,-35,-36,-35,-35,-35,-35,-36,-35,-35,-78,-78,-78,-78,-78,-78,-78,-78,-78,-78,-78,-78,-78,-78,-78,-78,-78,-78,-78,-78,-78,-78,-78,-78,-72,-73,-73,-72,-73,-72,-78,-71,-73,-73,-73,-72,-57,-57,-59,-57,-54,-78,-56,-57,-54,-55,-55,-56,-77,-77,-77,-77,-77,-77,-77,-77,-77,-77,-77,-77,-57,-57,-58,-57,-57,-54,-57,-58,-56,-58,-58,-57,-79,-36,-34,-34,-35,-36,-35,-35,-35,-35,-35,-34,-34,-80,-80,-75,-75,-75,-75,-75,-75,-75,-75,-75,-75,-75,-75,-77,-77,-77,-77,-77,-77,-77,-77,-77,-77,-77,-77,-76,-76,-76,-76,-76,-76,-76,-76,-76,-76,-76,-76,-75,-80,-80,-80,-79,-79,-79,-79,-80,-80,-80,-80,-67,-66,-65,-69,-63,-66,-64,-66,-66,-67,-66,-65,-76,-76,-76,-76,-77,-76,-76,-76,-76,-76,-75,-76,-51,-53,-53,-50,-53,-53,-53,-53,-53,-53,-51,-57,-90,-90,-90,-90,-90,-80,-80,-81,-81,-81,-79,-79,-79,-79,-79,-79,-79,-83,-84,-82,-84,-83,-83,-83,-83,-83,-84,-84,-82,-77,-77,-77,-77,-77,-77,-77,-84,-84,-84,-84,-84,-75,-75,-77,-77,-77,-76,-76,-76,-75,-75,-76,-76,-82,-82,-82,-81,-81,-81,-81,-81,-81,-81,-81,-81,-82,-81,-81,-81,-81,-81,-81,-81,-81,-81,-81,-82,-76,-76,-77,-77,-75,-75,-77,-77,-76,-76,-76,-75,-76,-76,-76,-75,-75,-76,-76,-76,-76,-75,-75,-75,-81,-81,-81,-81,-81,-81,-83,-81,-82,-83,-83,-83,-88,-88,-88,-88,-88,-79,-79,-79,-80,-80,-80,-79,-79,-78,-78,-78,-78,-85,-85,-85,-85,-85,-85,-85,-85,-84,-85,-85,-85,-88,-88,-87,-90,-89,-89,-89,-89,-90,-90,-90,-90,-81,-81,-81,-81,-81,-81,-81,-81,-81,-81,-82,-80,-80,-80,-82,-82,-81,-80,-80,-80,-80,-81,-82,-80,-80,-83,-81,-80,-80,-80,-80,-80,-79,-80,-81,-80,-81,-82,-82,-82,-81,-80,-80,-80,-80,-80,-65,-65,-65,-66,-69,-66,-66,-66,-66,-66,-67,-69,-82,-82,-81,-83,-83,-82,-82,-82,-82,-83,-82,-80,-61,-61,-61,-61,-61,-62,-61,-61,-62,-61,-61,-62,-80,-80,-80,-80,-80,-80,-80,-80,-80,-80,-80,-80,-61,-61,-61,-61,-61,-63,-61,-61,-62,-62,-61,-62,-61,-61,-61,-61,-62,-61,-61,-62,-62,-61,-61,-62];
rssi18 = [-86,-86,-86,-86,-86,-86,-88,-89,-85,-85,-86,-82,-86,-86,-86,-86,-86,-86,-83,-84,-83,-83,-86,-83,-83,-84,-85,-85,-84,-84,-52,-51,-52,-52,-52,-51,-52,-52,-52,-52,-53,-52,-90,-89,-89,-89,-89,-89,-89,-89,-89,-89,-51,-51,-52,-52,-51,-52,-52,-52,-52,-52,-53,-53,-52,-51,-52,-52,-52,-51,-51,-52,-52,-52,-53,-52,-70,-70,-70,-70,-70,-70,-70,-69,-76,-68,-66,-72,-50,-51,-50,-51,-48,-51,-50,-51,-51,-51,-75,-51,-71,-66,-65,-66,-64,-67,-68,-66,-71,-72,-76,-72,-78,-78,-78,-80,-80,-80,-80,-80,-80,-80,-80,-80,-80,-80,-80,-80,-80,-80,-80,-80,-80,-80,-79,-81,-81,-81,-81,-81,-80,-79,-80,-80,-80,-80,-79,-81,-82,-80,-79,-79,-77,-77,-76,-77,-78,-78,-78,-78,-78,-77,-72,-76,-88,-88,-88,-88,-88,-88,-90,-90,-90,-90,-89,-89,-89,-89,-89,-89,-91,-91,-91,-49,-53,-52,-53,-57,-52,-52,-53,-53,-53,-54,-54,-90,-90,-90,-80,-80,-80,-79,-80,-80,-80,-80,-81,-81,-79,-79,-83,-84,-84,-84,-84,-82,-82,-82,-82,-82,-76,-76,-76,-76,-76,-75,-76,-76,-74,-75,-73,-75,-77,-75,-76,-76,-75,-75,-75,-75,-74,-74,-73,-76,-82,-82,-83,-82,-82,-82,-82,-82,-82,-82,-83,-83,-83,-83,-83,-77,-75,-75,-76,-76,-76,-76,-76,-74,-74,-73,-76,-80,-79,-79,-80,-79,-79,-79,-81,-80,-80,-80,-82,-87,-87,-87,-87,-87,-88,-89,-89,-89,-89,-89,-89,-89,-86,-86,-86,-87,-89,-88,-90,-88,-76,-77,-77,-77,-78,-77,-76,-76,-76,-80,-74,-76,-80,-81,-80,-81,-80,-80,-80,-80,-80,-81,-83,-81,-78,-77,-78,-78,-78,-79,-78,-77,-78,-78,-75,-84,-85,-84,-85,-85,-84,-85,-84,-84,-86,-85,-85,-69,-69,-69,-69,-67,-67,-67,-67,-67,-69,-67,-66,-69,-69,-69,-69,-67,-67,-67,-67,-67,-69,-67,-66,-69,-69,-69,-70,-68,-67,-68,-68,-67,-67,-66,-66];
rssi19 = [-81,-87,-89,-89,-88,-88,-88,-87,-87,-89,-87,-88,-88,-73,-73,-73,-74,-74,-72,-73,-73,-73,-73,-73,-73,-81,-81,-81,-82,-82,-82,-81,-82,-82,-82,-82,-82,-82,-82,-81,-82,-82,-82,-83,-83,-82,-82,-82,-82,-79,-79,-79,-79,-79,-80,-79,-80,-80,-79,-79,-79,-53,-53,-54,-53,-53,-53,-54,-81,-59,-54,-53,-53,-81,-81,-80,-80,-81,-91,-91,-89,-89,-89,-89,-89,-89,-52,-52,-52,-52,-52,-53,-53,-52,-53,-52,-53,-53,-70,-70,-70,-69,-71,-69,-70,-70,-70,-68,-68,-70,-70,-70,-70,-70,-70,-70,-70,-70,-70,-74,-74,-74,-74,-74,-74,-74,-68,-69,-70,-70,-70,-70,-70,-71,-68,-71,-70,-70,-87,-87,-87,-87,-87,-87,-87,-87,-87,-87,-87,-87,-65,-65,-62,-69,-69,-66,-66,-66,-66,-67,-67,-67,-82,-83,-83,-82,-81,-81,-81,-82,-82,-82,-82,-82,-82,-82,-82,-81,-81,-81,-82,-82,-82,-82,-82,-66,-67,-69,-69,-67,-66,-69,-69,-69,-67,-67,-70,-67,-67,-69,-69,-66,-67,-70,-69,-69,-67,-67,-70,-66,-67,-69,-69,-67,-67,-70,-69,-70,-67,-67,-69,-35,-42,-35,-35,-35,-36,-35,-35,-36,-35,-36,-35,-72,-72,-72,-72,-72,-72,-72,-72,-72,-72,-72,-72,-74,-74,-74,-74,-74,-74,-74,-74,-74,-74,-74,-59,-58,-59,-59,-59,-59,-59,-59,-60,-59,-59,-59,-79,-79,-79,-80,-79,-79,-79,-79,-79,-80,-80,-80,-79,-79,-79,-79,-79,-74,-75,-74,-75,-74,-74,-74,-75,-75,-74,-75,-75,-57,-59,-59,-57,-57,-58,-58,-58,-58,-58,-59,-59,-73,-74,-74,-74,-74,-74,-74,-74,-74,-75,-75,-74,-57,-59,-59,-57,-57,-58,-58,-57,-58,-58,-59,-60,-57,-59,-59,-58,-58,-58,-57,-58,-58,-58,-59,-59];
x = x';
y = y';
z = z';
k = mean(z);
k = k*-1;
[xx,yy] = meshgrid (linspace (0,25,100));
griddata (x,y,z,xx,yy);
title (exp);
xlabel('x co-ordinate distance in meters');
ylabel('y co-ordinate distance in meters');
zlabel('mean of RSSI values in dBm');

clf();
boxplot ({rssi1,rssi2,rssi3,rssi4,rssi5,rssi6,rssi7,rssi8,rssi9,rssi10,rssi11,rssi12,rssi13,rssi14,rssi15,rssi16,rssi17,rssi18,rssi19});
hold on
line([0:20], k, 'color', 'green');
hold off
title (exp);
ylabel('RSSI values in dBm');
xlabel('Measurement points');
xlim([0,21]);
set(gca, "XTick", [1:19]);